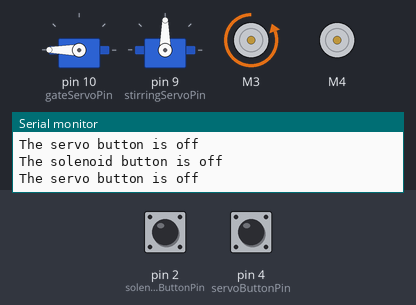
Recording of a sketch running on a simulated Arduino Uno, built with avr-gcc and run on an emulated ATmega328P. On the bench: 2 × servo, 2 × DC motor (green arrow = forward, orange = backward, longer = faster), the last lines printed to the serial monitor. The inputs (shaded band) are chosen by the test bench; at power-on: pin 4 (servoButtonPin) LOW, pin 2 (solenoidButtonPin) LOW.

Above: at 1.2 s.
1.3 s: pin 4 (servoButtonPin) pulled HIGH for 0.15 s
4.3 s: pin 2 (solenoidButtonPin) pulled HIGH for 0.15 s
At 5.5 s:
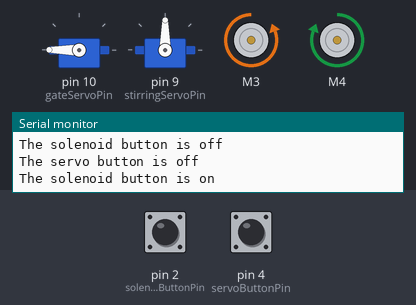
7.4 s: pin 4 (servoButtonPin) pulled HIGH for 1 s
10.4 s: pin 2 (solenoidButtonPin) pulled HIGH for 1 s
At 14.2 s:
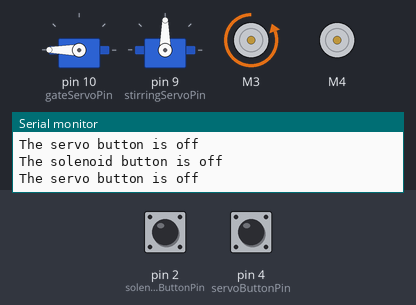
14.4 s: pin 4 (servoButtonPin) pulled HIGH for 3.2 s
At 16.15 s:
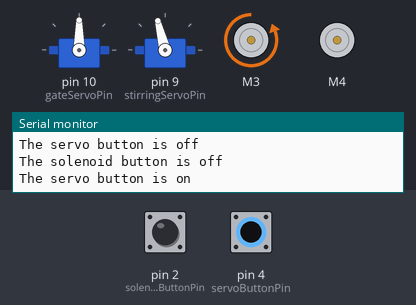
19.1 s: pin 2 (solenoidButtonPin) pulled HIGH for 0.15 s
At 20.5 s:
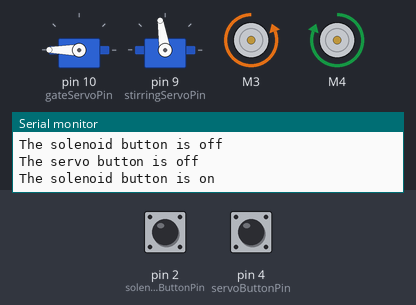
Timing chart, 0 to 23.2 s (numbered marks = the images above; inputs shaded):
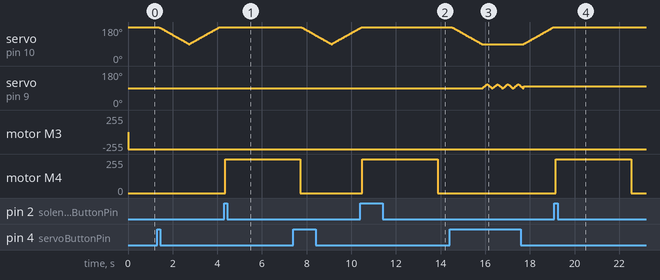

The sketch:

automation_sketch.ino
```cpp
//---Library Callout---//
#include <Wire.h>
#include <Adafruit_MotorShield.h>
#include "utility/Adafruit_PWMServoDriver.h"
#include <Servo.h>

Adafruit_MotorShield AFMS = Adafruit_MotorShield();
Adafruit_DCMotor *FAN = AFMS.getMotor(3);//Fan in Motor Port 3
Adafruit_DCMotor *SOLENOID = AFMS.getMotor(4);//Solenoid in Motor Port 4
Servo gateServo, stirringServo;  // create servo object to control a servo

int servoButtonPin = 4, solenoidButtonPin = 2;        //Pins the buttons are plugged into
int servoButtonState = 0, solenoidButtonState = 0;    //Starting state of buttons 0 = off
int gateServoPin = 10, stirringServoPin = 9;          //Pin of servo motors
int solenoidTime = 3380;                              // How long to open the solenoid valve for
int stirSwipes = 60;                                 //how many times the stirrer swipes
boolean solenoidRan = true, servoRan = false;        // booleans to tell if the solenoid or servo have run, used to determine if button was pressed on
int gateState = 0;                                   // gateServo state, 0 = close, 1 = open

void setup(){
  gateServo.attach(gateServoPin);        // attaches the gateServo to the gateServoPin
  stirringServo.attach(stirringServoPin);// attaches the stirringServo to the stirringServoPin
  pinMode(servoButtonPin, INPUT);        //Sets the servoButtonPin to take input
  pinMode(solenoidButtonPin, INPUT);    //Sets the solenoidButtonPin to take input
  Serial.begin(9600);          //Starts serial connection
  AFMS.begin();                //Begins Adafruit motorshield
  gateServo.write(180);        //Turns gate to the closed position at startup
}

void loop() {
  //Start Fan when button is turned on
  FAN->run(BACKWARD);          //Set to FORWARD/BACKWARDif FAN does not run
  FAN->setSpeed(255);

  servoButtonState = digitalRead(servoButtonPin);        //Read the state of the servoButtonPin
  solenoidButtonState = digitalRead(solenoidButtonPin);  //Read the state of the solenoidButtonPin
  if (solenoidButtonState == HIGH) {
    //The solenoid button was pressed
    Serial.println("The solenoid button is on");
    while(solenoidRan) {
      //---Open solenoid valve---//
      SOLENOID->run(FORWARD);//Set to FORWARD/BACKWARD if SOLENOID does not run
      SOLENOID->setSpeed(255);
      delay(solenoidTime);      //Open solenoid for this amount of time
      SOLENOID->run(RELEASE);
      solenoidRan = false;      //Set solenoid to have run so that we don't run this every time if the button remains on
    }
  }
  else {
    Serial.println("The solenoid button is off");
    solenoidRan = true;
  }

  //---Hopper Gate Control---//
  if (servoButtonState == HIGH) {
   Serial.println("The servo button is on");
   while (!servoRan) {    //Makes sure the servo's don't keep running if the buton remains on
     if (gateState != 1) {      //If gate is not open
       //We need to open the gate
       for(int pos = 180; pos >= 90; pos -= 1) // goes from 0 degrees to 180 degrees
       {
           gateServo.write(pos);               // tell servo to go to position in variable 'pos'
           delay(15);                         // waits 15ms for the servo to reach the position
       }
       gateState = 1;    //Set gate state to 1 (open)
     }
     for (int i = 0; i < stirSwipes; i++) {    //Run the stirrer for stirSwipes amount of swipes
       if (digitalRead(servoButtonPin) == LOW)  {  //Check if the button has been turned off since the swiping started
         //Shut the gate and stop the stirring
         shutGate();
         break;
       }
       stir();
     }
     servoRan = true;    //Set the servoRan to true so that we don't keep running the stirring if the button remains on
     if (gateState != 0) {    //Check to make sure the gate isn't already shut
       shutGate();
     }
   }
  }
  else {
    Serial.println("The servo button is off");
    servoRan = false;
  }
}

void shutGate() {
  for(int pos = 90; pos <= 180; pos += 1)     // goes from 90 degrees to 180 degrees
  {
    gateServo.write(pos);              // tell servo to go to position in variable 'pos'
    delay(15);                       // waits 15ms for the servo to reach the position
  }
  gateState = 0;      //Set gate to closed
}

void stir() {
  for(int pos = 88; pos <= 110; pos += 1) // goes from 60 degrees to 97 degrees
  {                                  // in steps of 1 degree
    stirringServo.write(pos);        // tell servo to go to position in variable 'pos'
    delay(10);                       // waits 15ms for the servo to reach the position
  }
  for(int pos = 110; pos >= 88; pos -= 1) // goes from 97 degrees to 60 degrees
  {
    stirringServo.write(pos);
    delay(10);                       // waits 15ms for the servo to reach the position
  }
  stirringServo.write(99);    //Set Stirrer to middle position;
}
```

Measured:
- after the input at 4.3 s, motor M4: stopped → forward 255/255 after 0.05 s
- after the input at 10.4 s, motor M4: stopped → forward 255/255 after 0.08 s, → stopped 3.4 s later
- after the input at 19.1 s, motor M4: stopped → forward 255/255 after 0.05 s, → stopped 3.4 s later
